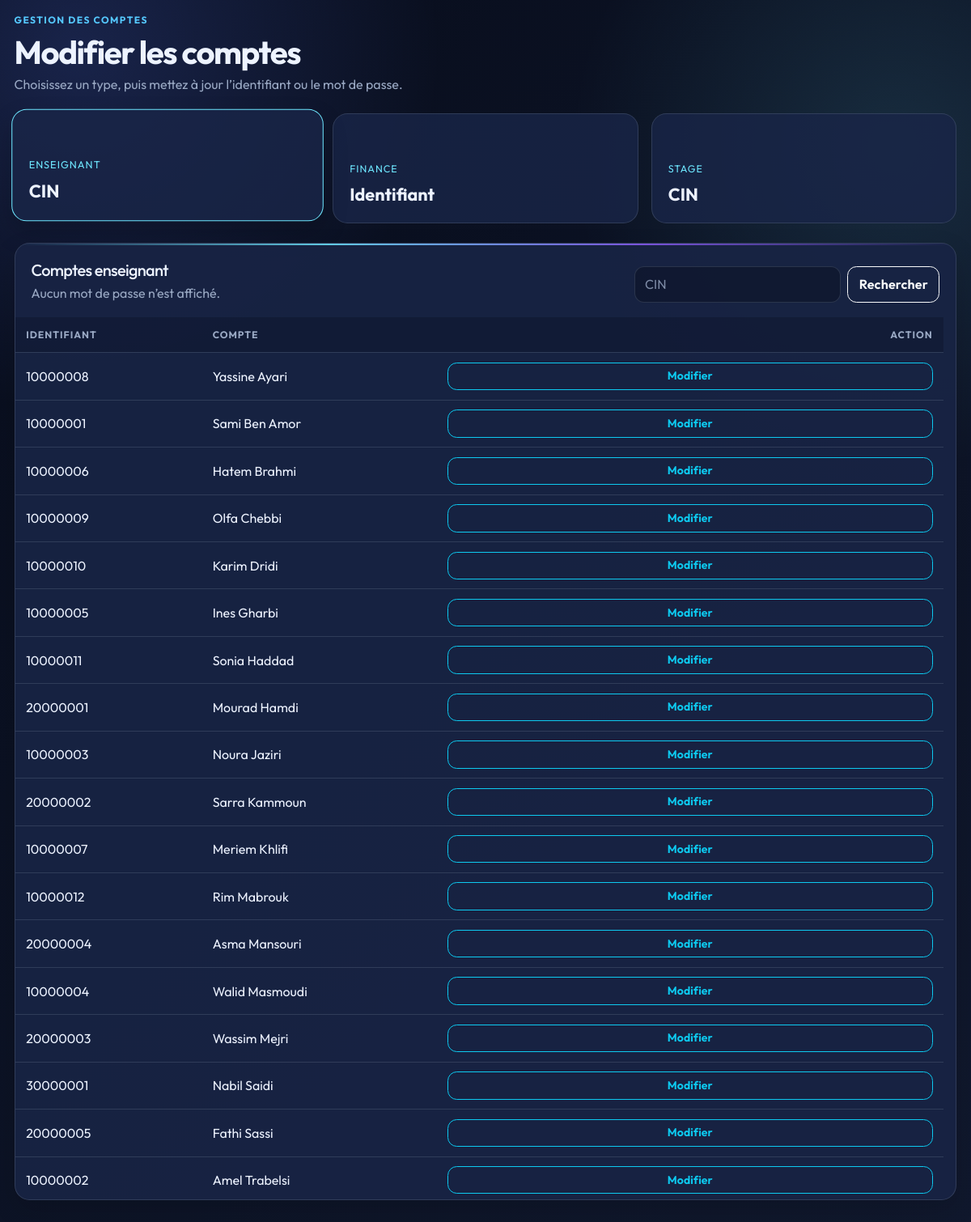
The page /modifier_comptes.php?type=enseignant&embed=1 (signed in) on the database its author committed.
### tables this page shows
CREATE TABLE `enseignant` (
  `id_enseignant` int(10) UNSIGNED NOT NULL,
  `cin` varchar(8) NOT NULL,
  `nom` varchar(80) NOT NULL,
  `prenom` varchar(80) NOT NULL,
  `type_enseignant` enum('Cours','TD','TP') NOT NULL DEFAULT 'Cours',
  `num_tel` varchar(30) NOT NULL,
  `email` varchar(150) NOT NULL,
  `adresse` varchar(255) NOT NULL,
  `password` varchar(255) NOT NULL
);

### config.php (called while the page is built, shortened)
<?php
function db(): PDO {
    static $pdo;
    if (!$pdo) {
        $host = getenv('DB_HOST') ?: DB_HOST;
        $port = getenv('DB_PORT') ?: DB_PORT;
        $pdo = new PDO(
            'mysql:host=' . $host . ';port=' . $port . ';dbname=' . (getenv('DB_NAME') ?: DB_NAME) . ';charset=utf8mb4',
            getenv('DB_USER') ?: DB_USER,
            getenv('DB_PASS') ?: DB_PASS,
            [
                PDO::ATTR_ERRMODE => PDO::ERRMODE_EXCEPTION,
                PDO::ATTR_DEFAULT_FETCH_MODE => PDO::FETCH_ASSOC,
                PDO::MYSQL_ATTR_INIT_COMMAND => 'SET NAMES utf8mb4 COLLATE utf8mb4_unicode_ci',
            ]
        );
        $pdo->setAttribute(PDO::MYSQL_ATTR_INIT_COMMAND, 'SET NAMES utf8mb4 COLLATE utf8mb4_unicode_ci');
    }
    return $pdo;
}
function e(?string $value): string {
    $value = (string) $value;
    return htmlspecialchars($value, ENT_QUOTES, 'UTF-8');
}

### modifier_comptes.php (the view, shortened to what this page needs)
<?php
require_once __DIR__ . '/layout.php';
$types = [
    'enseignant' => 'Enseignant',
    'stage' => 'Stage',
    'finance' => 'Finance',
];
$type = (string) ($_GET['type'] ?? $_POST['type'] ?? '');
$search = trim((string) ($_GET['search'] ?? ''));
$accounts = [];
$stageTableAvailable = $type !== 'stage' || stage_accounts_table_exists();
if (isset($types[$type]) && $stageTableAvailable) {
    if ($type === 'enseignant') {
        $sql = 'SELECT id_enseignant AS account_id, cin AS login, CONCAT(prenom, " ", nom) AS detail FROM enseignant';
        $order = ' ORDER BY nom, prenom';
    } elseif ($type === 'stage') {
        $sql = 'SELECT id_stage AS account_id, cin AS login, IF(active = 1, "Actif", "Inactif") AS detail FROM stage_user';
        $order = ' ORDER BY cin';
        $loginColumn = 'cin';
    } else {
        $sql = 'SELECT id_finance AS account_id, username AS login, IF(active = 1, "Actif", "Inactif") AS detail FROM finance_user';
        $order = ' ORDER BY username';
        $loginColumn = 'username';
    }
    $parameters = [];
    $query = db()->prepare($sql . $order);
    $query->execute($parameters);
    $accounts = $query->fetchAll();
}
page_head('Modifier comptes', 'accounts');
?>
<div class="mb-4">
  <p class="eyebrow">Gestion des comptes</p>
  <h1 class="display-6 fw-bold mb-1">Modifier les comptes</h1>
  <p class="text-secondary mb-0">Choisissez un type, puis mettez à jour l’identifiant ou le mot de passe.</p>
</div>
<div class="account-type-grid mb-4">
  <?php foreach (['enseignant' => 'Enseignant', 'finance' => 'Finance', 'stage' => 'Stage'] as $key => $label): ?>
    <a class="account-type-card <?= $type === $key ? 'is-selected' : '' ?>" href="modifier_comptes.php?type=<?= e($key) ?>">
      <span><?= e($label) ?></span>
      <strong><?= $key === 'finance' ? 'Identifiant' : 'CIN' ?></strong>
    </a>
  <?php endforeach; ?>
</div>
<?php if (isset($types[$type])): ?>
  <section class="card app-card" aria-labelledby="account-list-title">
    <div class="card-body p-4 pb-3">
      <div class="d-flex flex-column flex-md-row justify-content-between align-items-md-end gap-3">
        <div><h2 id="account-list-title" class="h5 mb-1">Comptes <?= e(strtolower($types[$type])) ?></h2><p class="text-secondary mb-0">Aucun mot de passe n’est affiché.</p></div>
        <form method="get" class="d-flex gap-2">
          <input class="form-control" id="search" name="search" value="<?= e($search) ?>" placeholder="<?= $type === 'finance' ? 'Identifiant finance' : 'CIN' ?>">
          <button class="btn btn-outline-light" type="submit">Rechercher</button>
        </form>
      </div>
    </div>
    <div class="card-body p-0 table-responsive">
      <table class="table table-dark table-hover align-middle mb-0">
        <thead><tr><th>Identifiant</th><th>Compte</th><th class="text-end">Action</th></tr></thead>
        <tbody>
          <?php foreach ($accounts as $account): ?>
          <tr><td><?= e($account['login']) ?></td><td><?= e($account['detail'] ?? '') ?></td><td class="text-end"><a class="btn btn-sm btn-outline-info" href="modifier_comptes.php?type=<?= urlencode($type) ?>&amp;edit=<?= (int) $account['account_id'] ?>&amp;embed=1">Modifier</a></td></tr>
          <?php endforeach; ?>
        </tbody>
      </table>
    </div>
  </section>
<?php endif; ?>
<?php page_foot(); ?>

### layout.php (shortened to what this page needs)
<?php
require_once __DIR__ . '/config.php';
function app_is_embedded(): bool {
    return ($_GET['embed'] ?? '') === '1'
        || (($_SERVER['HTTP_SEC_FETCH_DEST'] ?? '') === 'iframe')
        || (($_SERVER['HTTP_X_REQUESTED_WITH'] ?? '') === 'XMLHttpRequest');
}
    ?>
    <?php
function page_head(string $title, string $active = ''): void {
    $embedded = app_is_embedded();
    ?>
    <!doctype html>
    <html lang="fr">
    <head>
        <link href="https://cdn.jsdelivr.net/npm/bootstrap@5.3.3/dist/css/bootstrap.min.css" rel="stylesheet">
        <link href="assets/style.css?v=65" rel="stylesheet">
        <link href="assets/macos.css?v=21" rel="stylesheet">
    </head>
    <body class="app-body theme-dark<?= $embedded ? ' embedded-view' : '' ?>">
        <div class="macos-window" data-macos-window>
            <div class="macos-window-body">
        <main class="container app-sheet <?= $embedded ? 'py-3' : 'py-5' ?>">
    <?php
}
function page_foot(): void {
    ?>
        </main>
            </div>
        </div>
    </body>
    </html>
    <?php
} ?>

### assets/macos.css (style rules this page uses)
body:not(.theme-macos) .macos-window, body:not(.theme-macos) .macos-window-body { display: contents; }

### rows shown on the page
enseignant: cin "10000008", detail "Yassine Ayari"
enseignant: cin "10000001", detail "Sami Ben Amor"
enseignant: cin "10000006", detail "Hatem Brahmi"
enseignant: cin "10000009", detail "Olfa Chebbi"
enseignant: cin "10000010", detail "Karim Dridi"
enseignant: cin "10000005", detail "Ines Gharbi"
enseignant: cin "10000011", detail "Sonia Haddad"
enseignant: cin "20000001", detail "Mourad Hamdi"
enseignant: cin "10000003", detail "Noura Jaziri"
enseignant: cin "20000002", detail "Sarra Kammoun"
enseignant: cin "10000007", detail "Meriem Khlifi"
enseignant: cin "10000012", detail "Rim Mabrouk"
enseignant: cin "20000004", detail "Asma Mansouri"
enseignant: cin "10000004", detail "Walid Masmoudi"
enseignant: cin "20000003", detail "Wassim Mejri"
enseignant: cin "30000001", detail "Nabil Saidi"
enseignant: cin "20000005", detail "Fathi Sassi"
enseignant: cin "10000002", detail "Amel Trabelsi"

### other values the page prints
$label "ENSEIGNANT"
$label "FINANCE"
$label "STAGE"
$types[$type] "enseignant"
